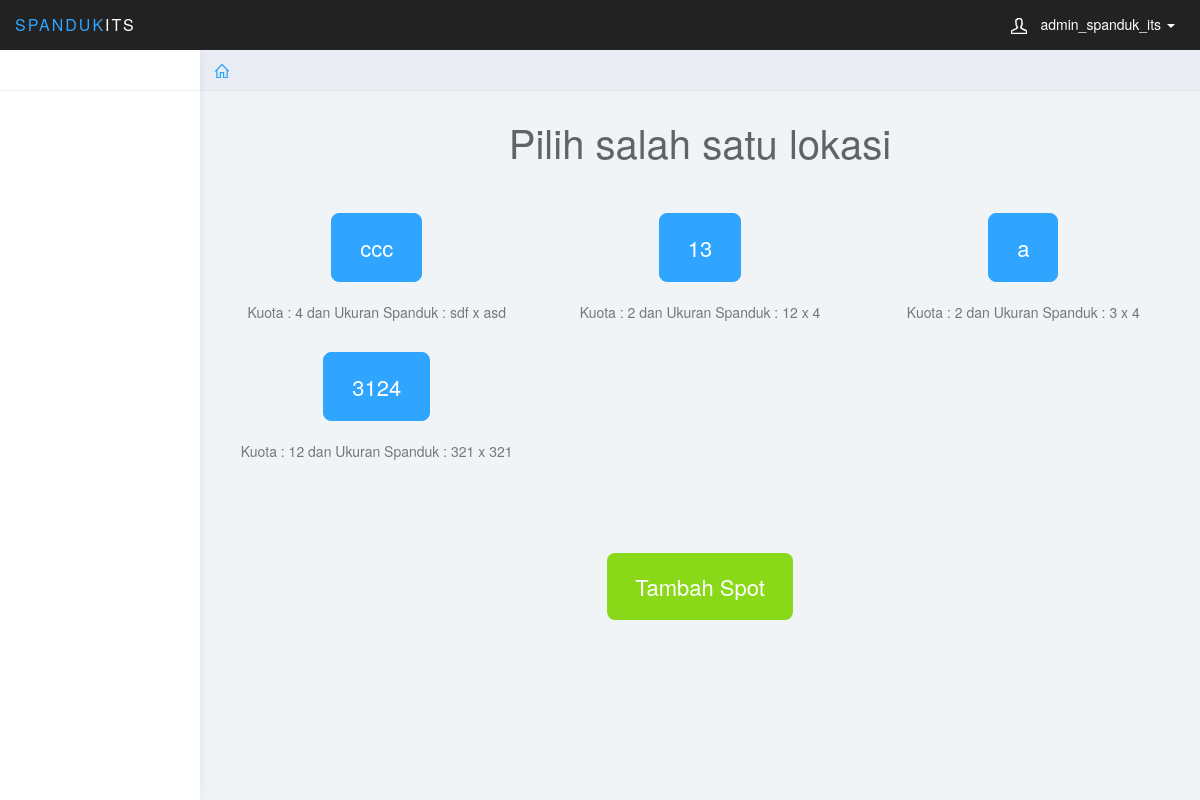
The page /index.php (signed in) on the database its author committed.
### tables this page shows
CREATE TABLE `t_user` (
  `m_id_user` int(5) UNSIGNED NOT NULL,
  `m_user` varchar(30) NOT NULL,
  `m_pass` varchar(72) NOT NULL
);

CREATE TABLE `t_spot` (
  `m_id_spot` int(5) UNSIGNED NOT NULL,
  `m_nama_spot` varchar(253) NOT NULL,
  `m_kuota_spot` int(10) NOT NULL,
  `m_kuota_spot_dinamis` int(10) NOT NULL,
  `m_height_spanduk` varchar(7) NOT NULL,
  `m_width_spanduk` varchar(7) NOT NULL
);

### index.php (the view, shortened to what this page needs)
<?php
include('koneksi.php');
       if (!isset($_SESSION['id_admin'])){
     header( 'Location:login.html');
 } else {
$jut = $_SESSION['id_admin'];
$query = "SELECT * FROM t_user where m_id_user='$jut'";
           $result = $dbh->query($query)->fetch();
            $query1= "SELECT * FROM t_spot";
           $result1 = $dbh->query($query1)->fetchAll();
?>
    <!DOCTYPE html>
    <html>
    <head>
        <link href="css/bootstrap.min.css" rel="stylesheet">
        <link rel="stylesheet" href="css/dataTables.bootstrap.min.css">
        <link rel="stylesheet" href="css/responsive.bootstrap.min.css">
        <link href="css/datepicker3.css" rel="stylesheet">
        <link href="css/styles.css" rel="stylesheet">
    </head>
    <body>
        <nav class="navbar navbar-inverse navbar-fixed-top" role="navigation">
            <div class="container-fluid">
                <div class="navbar-header">
                    <a class="navbar-brand" href="#"><span>Spanduk</span>ITS</a>
                    <ul class="user-menu">
                        <li class="dropdown pull-right">
                            <a href="#" class="dropdown-toggle" data-toggle="dropdown">
                                <svg class="glyph stroked male-user">
                                    <use xlink:href="#stroked-male-user"></use>
                                </svg>
                                <?php echo $result['m_user'];?> <span class="caret"></span></a>
                        </li>
                    </ul>
                </div>
            </div>
        </nav>
        <div id="sidebar-collapse" class="col-sm-3 col-lg-2 sidebar">
            <form role="search">
            </form>
        </div>
        <div class="col-sm-9 col-sm-offset-3 col-lg-10 col-lg-offset-2 main">
            <div class="row">
                <ol class="breadcrumb">
                    <li>
                        <a href="index.php">
                            <svg class="glyph stroked home">
                                <use xlink:href="#stroked-home"></use>
                            </svg>
                        </a>
                    </li>
                </ol>
            </div>
            <div class="row">
                <div class="col-lg-12">
                    <center>
                        <h1 class="page-header">Pilih salah satu lokasi</h1> </center>
                </div>
            </div>
            <div class="rollovericons ">
                <center>
                    <?php foreach($result1 as $r1){ ?>
                    <div class="col-md-4">
                        <a href="spot/sess_as.php?id=<?php echo $r1['m_id_spot']; ?>" class="btn btn-primary btn-xlarge"  role="button">
                            <?php echo $r1['m_nama_spot']; ?>
                        </a>
                    <p>Kuota : <?php echo $r1['m_kuota_spot']; ?> dan Ukuran Spanduk : <?php echo $r1['m_width_spanduk'].' x '.$r1['m_height_spanduk']; ?></p>
                    </div>
                        <?php } ?>
                </center>
            </div>
            <div class="row">
                <section class="spacer"></section>
                <div class="form-group">
                    <center> <a href="add/a_spot.php" class="btn-xlarge btn-success" role="button">Tambah Spot</a> </center>
                </div>
            </div>
        </div>
    </body>
    </html>
    <?php } ?>

### css/styles.css (style rules this page uses)
body { background: #f1f4f7; padding-top: 50px; color: #5f6468; }
p { color: #777; }
a, a:hover, a:focus { color: #30a5ff; }
h1, h2, h3, h4, h5, h6 { color: #5f6468; }
h1 { font-weight: 300; font-size: 40px; }
.navbar-header .navbar-brand { color: #fff; font-size: 16px; text-transform: uppercase; font-weight: 500; letter-spacing: 2px; }
.navbar-header .navbar-brand span { color: #30a5ff; }
.btn-primary, .btn-primary:hover, .btn-primary:focus, .btn-primary:active, .btn-primary.active, .open > .dropdown-toggle.btn-primary, .btn-primary.disabled, .btn-primary[disabled], fieldset[disabled] .btn-primary, .btn-primary.disabled:hover, .btn-primary[disabled]:hover, fieldset[disabled] .btn-primary:hover, .btn-primary.disabled:focus, .btn-primary[disabled]:focus, fieldset[disabled] .btn-primary:focus, .btn-primary.disabled:active, .btn-primary[disabled]:active, fieldset[disabled] .btn-primary:active, .btn-primary.disabled.active, .btn-primary[disabled].active, fieldset[disabled] .btn-primary.active { background-color: #30a5ff; border-color: #30a5ff; }
.btn-success, .btn-success:hover, .btn-success:focus, .btn-success:active, .btn-success.active, .open > .dropdown-toggle.btn-success, .btn-success.disabled, .btn-success[disabled], fieldset[disabled] .btn-success, .btn-success.disabled:hover, .btn-success[disabled]:hover, fieldset[disabled] .btn-success:hover, .btn-success.disabled:focus, .btn-success[disabled]:focus, fieldset[disabled] .btn-success:focus, .btn-success.disabled:active, .btn-success[disabled]:active, fieldset[disabled] .btn-success:active, .btn-success.disabled.active, .btn-success[disabled].active, fieldset[disabled] .btn-success.active { background-color: #8ad919; border-color: #8ad919; }
.navbar { border: 0; }
.user-menu { display: inline-block; margin-top: 14px; margin-right: 10px; float: right; list-style: none; padding: 0; }
.user-menu a { color: #fff; }
.sidebar { display: block; background-color: #fff; padding: 0; display: none; }
.sidebar form { padding: 20px 15px 5px 15px; border-bottom: 1px solid #eee; margin-bottom: 20px; }
@media (min-width: 768px) { .sidebar { display: block; position: fixed; top: 50px; bottom: 0; left: 0; z-index: 1000; display: block; margin: 0; padding: 0; overflow-x: hidden; overflow-y: auto; background-color: #fff; box-shadow: 1px 0px 10px rgba(0, 0, 0, .05); } }
@media (min-width: 768px) { .navbar-header { width: 100%; } }
.breadcrumb { border-radius: 0; padding: 10px 15px; background: #e9ecf2; box-shadow: 0 1px 1px rgba(0, 0, 0, .05); margin: 0 ; }
h1.page-header { margin-top: 30px; border-bottom: 0; }
.sidebar .glyph, .user-menu .glyph { height: 16px; width: 16px; margin: 0 10px 0 0; stroke-width: 3px; }
.user-menu .glyph { stroke-width: 4px; }
.breadcrumb .glyph { height: 14px; width: 14px; margin: -2px 0 0 0; stroke-width: 4px; }

### index.php (style rules this page uses)
.spacer { width: 100%; height: 100px; clear: both; }
.btn-primary { float: center; width: 20%; }
.btn-success { float: center; width: 20%; }
.btn-xlarge { padding: 18px 28px; font-size: 22px; line-height: normal; -webkit-border-radius: 8px; -moz-border-radius: 8px; border-radius: 8px; }
.rollovericons a { margin:20px; width: auto; }

### rows shown on the page
t_user: m_user "admin_spanduk_its"
t_spot: m_nama_spot "ccc", m_kuota_spot "4", m_width_spanduk "sdf", m_height_spanduk "asd"
t_spot: m_nama_spot "13", m_kuota_spot "2", m_width_spanduk "12", m_height_spanduk "4"
t_spot: m_nama_spot "a", m_kuota_spot "2", m_width_spanduk "3", m_height_spanduk "4"
t_spot: m_nama_spot "3124", m_kuota_spot "12", m_width_spanduk "321", m_height_spanduk "321"
